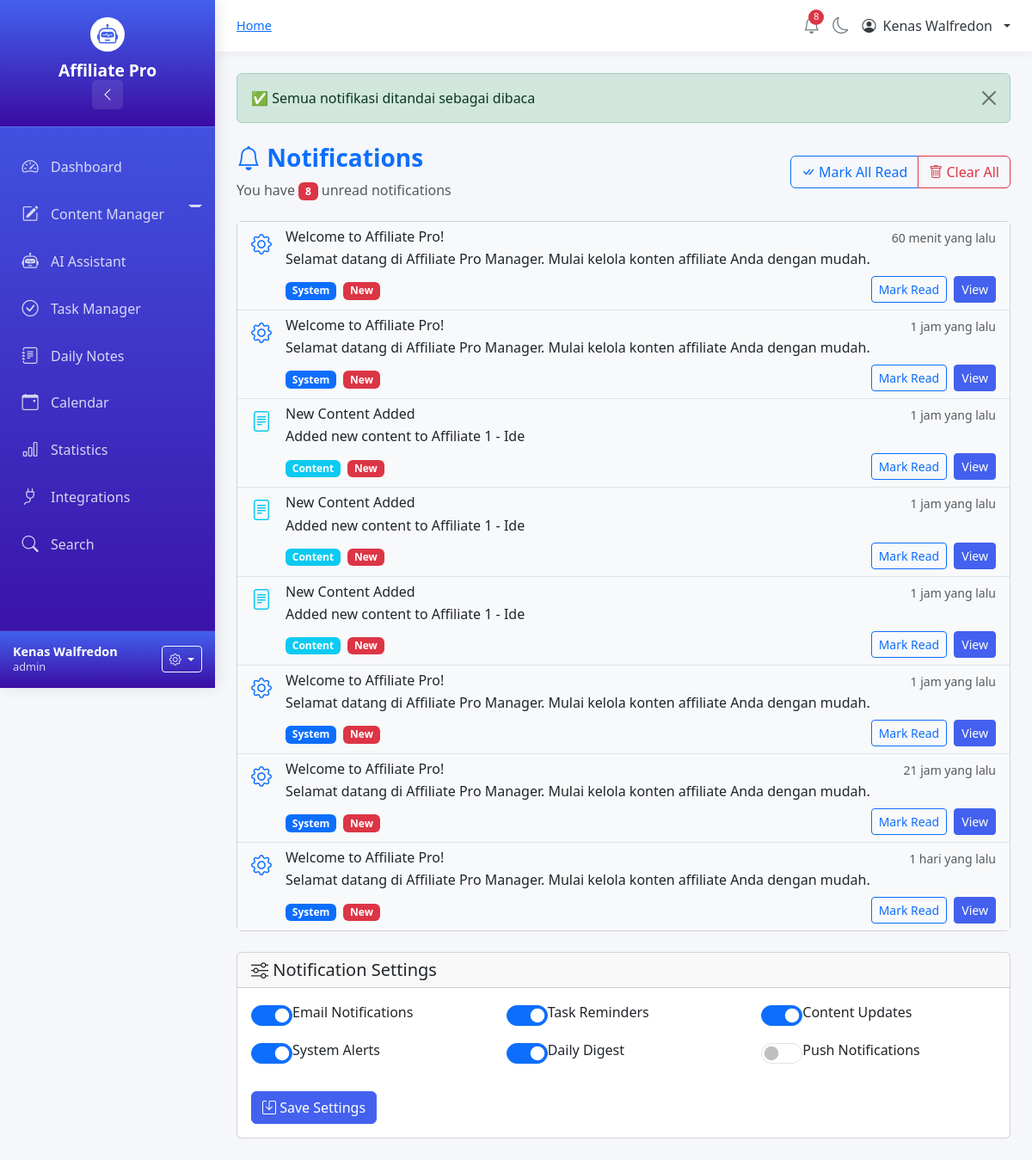
Page /notifications?mark_read=all (signed in) on the committed database.
### tables this page shows
CREATE TABLE notifications (
            id INTEGER PRIMARY KEY AUTOINCREMENT,
            username TEXT NOT NULL,
            type TEXT NOT NULL,
            title TEXT NOT NULL,
            message TEXT NOT NULL,
            is_read BOOLEAN DEFAULT 0,
            action_url TEXT,
            created_at TIMESTAMP DEFAULT CURRENT_TIMESTAMP,
            FOREIGN KEY (username) REFERENCES users(username) ON DELETE CASCADE
        );

### app.py (the view)
@app.route("/notifications")
@login_required
def notifications():
    conn = get_db()
    c = conn.cursor()
    try:
        c.execute("""
            SELECT
                id,
                type,
                title,
                message,
                is_read,
                created_at,
                action_url
            FROM notifications
            WHERE username=?
            ORDER BY created_at DESC
            LIMIT 50
        """, (session['username'],))
        notifications_list = c.fetchall()
    except:
        notifications_list = []
    mark_read = request.args.get('mark_read')
    if mark_read == 'all':
        try:
            c.execute("""
                UPDATE notifications SET is_read=1
                WHERE username=? AND is_read=0
            """, (session['username'],))
            conn.commit()
            flash("✅ Semua notifikasi ditandai sebagai dibaca", "success")
        except:
            pass
    try:
        c.execute("""
            SELECT COUNT(*) FROM notifications
            WHERE username=? AND is_read=0
        """, (session['username'],))
        result = c.fetchone()
        unread_count = result[0] if result else 0
    except:
        unread_count = 0
    conn.close()
    return render_template("notifications.html",
                         notifications=notifications_list,
                         unread_count=unread_count)

### app.py (called while the page is built)
def get_db():
    conn = sqlite3.connect("database.db")
    conn.row_factory = sqlite3.Row
    return conn

def login_required(f):
    @wraps(f)
    def decorated_function(*args, **kwargs):
        if not session.get("login"):
            flash("Silakan login terlebih dahulu", "warning")
            return redirect("/")
        return f(*args, **kwargs)
    return decorated_function

def calculate_time_ago(date_string):
    if not date_string:
        return ''
    try:
        if isinstance(date_string, str):
            date = datetime.strptime(date_string, '%Y-%m-%d %H:%M:%S')
        else:
            date = date_string
    except:
        return date_string
    now = datetime.now()
    diff = now - date
    if diff.days > 365:
        years = diff.days // 365
        return f'{years} tahun yang lalu'
    elif diff.days > 30:
        months = diff.days // 30
        return f'{months} bulan yang lalu'
    elif diff.days > 0:
        return f'{diff.days} hari yang lalu'
    elif diff.seconds > 3600:
        hours = diff.seconds // 3600
        return f'{hours} jam yang lalu'
    elif diff.seconds > 60:
        minutes = diff.seconds // 60
        return f'{minutes} menit yang lalu'
    else:
        return 'Baru saja'

@app.context_processor
def inject_global_vars():
    unread_notifications = 0
    if session.get('login'):
        try:
            conn = get_db()
            c = conn.cursor()
            c.execute("SELECT COUNT(*) FROM notifications WHERE username=? AND is_read=0",
                     (session['username'],))
            result = c.fetchone()
            unread_notifications = result[0] if result else 0
            conn.close()
        except:
            unread_notifications = 0
    return dict(
        datetime=datetime,
        now=datetime.now(),
        accounts=ACCOUNTS,
        categories=CATEGORIES,
        app_name="Affiliate Pro Manager",
        unread_notifications=unread_notifications,
        month_names=['Januari', 'Februari', 'Maret', 'April', 'Mei', 'Juni',
                    'Juli', 'Agustus', 'September', 'Oktober', 'November', 'Desember']
    )

### templates/notifications.html (shortened to what this page needs)
{% extends "base.html" %}
{% block content %}
<div class="notifications-page">
    <div class="row mb-4">
        <div class="col">
            <div class="d-flex justify-content-between align-items-center">
                <div>
                    <h1 class="h3 fw-bold text-primary">
                        <i class="bi bi-bell"></i> Notifications
                    </h1>
                    <p class="text-muted mb-0">
                        {% if unread_count > 0 %}
                        You have <span class="badge bg-danger">{{ unread_count }}</span> unread notifications
                        {% else %}
                        All caught up!
                        {% endif %}
                    </p>
                </div>
                <div class="btn-group">
                    <a href="/notifications?mark_read=all" class="btn btn-outline-primary">
                        <i class="bi bi-check-all"></i> Mark All Read
                    </a>
                    <a href="/notifications/clear" class="btn btn-outline-danger"
                       onclick="return confirm('Clear all notifications?')">
                        <i class="bi bi-trash"></i> Clear All
                    </a>
                </div>
            </div>
        </div>
    </div>
    <div class="row">
        <div class="col">
            <div class="card">
                <div class="card-body p-0">
                    {% if notifications %}
                    <div class="list-group list-group-flush">
                        {% for notification in notifications %}
                        <div class="list-group-item {% if not notification.is_read %}bg-light{% endif %}">
                            <div class="d-flex">
                                <div class="flex-shrink-0">
                                    <i class="bi bi-{% if notification.type == 'task' %}check-circle{% elif notification.type == 'content' %}file-text{% elif notification.type == 'system' %}gear{% else %}info-circle{% endif %}
                                        text-{% if notification.type == 'task' %}warning{% elif notification.type == 'content' %}info{% elif notification.type == 'system' %}primary{% else %}success{% endif %}
                                        fs-4 mt-1"></i>
                                </div>
                                <div class="flex-grow-1 ms-3">
                                    <div class="d-flex justify-content-between align-items-start">
                                        <h6 class="mb-1">{{ notification.title }}</h6>
                                        <small class="text-muted">
                                            {{ notification.created_at|calculate_time_ago }}
                                        </small>
                                    </div>
                                    <p class="mb-1">{{ notification.message }}</p>
                                    <div class="d-flex justify-content-between align-items-center mt-2">
                                        <div>
                                            <span class="badge bg-{% if notification.type == 'task' %}warning{% elif notification.type == 'content' %}info{% elif notification.type == 'system' %}primary{% else %}success{% endif %}">
                                                {{ notification.type|title }}
                                            </span>
                                            {% if not notification.is_read %}
                                            <span class="badge bg-danger ms-1">New</span>
                                            {% endif %}
                                        </div>
                                        <div>
                                            {% if not notification.is_read %}
                                            <a href="/notification/{{ notification.id }}/read"
                                               class="btn btn-sm btn-outline-primary">
                                                Mark Read
                                            </a>
                                            {% endif %}
                                            {% if notification.action_url %}
                                            <a href="{{ notification.action_url }}"
                                               class="btn btn-sm btn-primary ms-1">
                                                View
                                            </a>
                                            {% endif %}
                                        </div>
                                    </div>
                                </div>
                            </div>
                        </div>
                        {% endfor %}
                    </div>
                    {% else %}
                    <div class="text-center py-5">
                        <i class="bi bi-bell-slash text-muted fs-1"></i>
                        <p class="mt-3">No notifications yet</p>
                        <p class="text-muted small">You'll see notifications here for tasks, content updates, and system alerts.</p>
                    </div>
                    {% endif %}
                </div>
            </div>
        </div>
    </div>
    <div class="row mt-4">
        <div class="col">
            <div class="card">
                <div class="card-header">
                    <h5 class="mb-0">
                        <i class="bi bi-sliders"></i> Notification Settings
                    </h5>
                </div>
                <div class="card-body">
                    <form>
                        <div class="row">
                            <div class="col-md-4 mb-3">
                                <div class="form-check form-switch">
                                    <input class="form-check-input" type="checkbox" id="emailNotifications" checked>
                                    <label class="form-check-label" for="emailNotifications">
                                        Email Notifications
                                    </label>
                                </div>
                            </div>
                            <div class="col-md-4 mb-3">
                                <div class="form-check form-switch">
                                    <input class="form-check-input" type="checkbox" id="taskReminders" checked>
                                    <label class="form-check-label" for="taskReminders">
                                        Task Reminders
                                    </label>
                                </div>
                            </div>
                            <div class="col-md-4 mb-3">
                                <div class="form-check form-switch">
                                    <input class="form-check-input" type="checkbox" id="contentUpdates" checked>
                                    <label class="form-check-label" for="contentUpdates">
                                        Content Updates
                                    </label>
                                </div>
                            </div>
                        </div>
                        <div class="row">
                            <div class="col-md-4 mb-3">
                                <div class="form-check form-switch">
                                    <input class="form-check-input" type="checkbox" id="systemAlerts" checked>
                                    <label class="form-check-label" for="systemAlerts">
                                        System Alerts
                                    </label>
                                </div>
                            </div>
                            <div class="col-md-4 mb-3">
                                <div class="form-check form-switch">
                                    <input class="form-check-input" type="checkbox" id="dailyDigest" checked>
                                    <label class="form-check-label" for="dailyDigest">
                                        Daily Digest
                                    </label>
                                </div>
                            </div>
                            <div class="col-md-4 mb-3">
                                <div class="form-check form-switch">
                                    <input class="form-check-input" type="checkbox" id="pushNotifications">
                                    <label class="form-check-label" for="pushNotifications">
                                        Push Notifications
                                    </label>
                                </div>
                            </div>
                        </div>
                        <div class="mt-3">
                            <button type="submit" class="btn btn-primary">
                                <i class="bi bi-save"></i> Save Settings
                            </button>
                        </div>
                    </form>
                </div>
            </div>
        </div>
    </div>
</div>
{% endblock %}

### templates/base.html (style rules this page uses)
:root { --primary-color: #4361ee; --secondary-color: #6c757d; --success-color: #28a745; --warning-color: #ffc107; --danger-color: #dc3545; --info-color: #17a2b8; --light-color: #f8f9fa; --dark-color: #343a40; --sidebar-width: 250px; --header-height: 60px; --transition-speed: 0.3s; }
* { margin: 0; padding: 0; box-sizing: border-box; }
body { font-family: 'Segoe UI', Tahoma, Geneva, Verdana, sans-serif; background-color: #f5f7fb; color: #333; overflow-x: hidden; }
.btn-primary { background: var(--primary-color); border-color: var(--primary-color); }

### templates/notifications.html (style rules this page uses)
.list-group-item { border-left: 4px solid transparent; transition: all 0.3s ease; }
.list-group-item.bg-light { border-left-color: var(--primary-color); }
.form-switch .form-check-input { width: 3em; height: 1.5em; }

### rows in the picture
notifications: title "Welcome to Affiliate Pro!", created_at|calculate_time_ago "60 menit yang lalu", message "Selamat datang di Affiliate Pro Manager. Mulai kelola konten affiliate Anda dengan mudah.", type "System", is_read "New"
notifications: title "Welcome to Affiliate Pro!", created_at|calculate_time_ago "1 jam yang lalu", message "Selamat datang di Affiliate Pro Manager. Mulai kelola konten affiliate Anda dengan mudah.", type "System", is_read "New"
notifications: title "New Content Added", created_at|calculate_time_ago "1 jam yang lalu", message "Added new content to Affiliate 1 - Ide", type "Content", is_read "New"
notifications: title "New Content Added", created_at|calculate_time_ago "1 jam yang lalu", message "Added new content to Affiliate 1 - Ide", type "Content", is_read "New"
notifications: title "New Content Added", created_at|calculate_time_ago "1 jam yang lalu", message "Added new content to Affiliate 1 - Ide", type "Content", is_read "New"
notifications: title "Welcome to Affiliate Pro!", created_at|calculate_time_ago "1 jam yang lalu", message "Selamat datang di Affiliate Pro Manager. Mulai kelola konten affiliate Anda dengan mudah.", type "System", is_read "New"
notifications: title "Welcome to Affiliate Pro!", created_at|calculate_time_ago "21 jam yang lalu", message "Selamat datang di Affiliate Pro Manager. Mulai kelola konten affiliate Anda dengan mudah.", type "System", is_read "New"
notifications: title "Welcome to Affiliate Pro!", created_at|calculate_time_ago "1 hari yang lalu", message "Selamat datang di Affiliate Pro Manager. Mulai kelola konten affiliate Anda dengan mudah.", type "System", is_read "New"

### other values in the picture
{{ session.get('username', 'User') }} "Kenas Walfredon"
{{ session.get('user_role', 'User') }} "admin"
{{ unread_notifications }} "8"
{{ message }} "✅ Semua notifikasi ditandai sebagai dibaca"
{{ unread_count }} "8"
